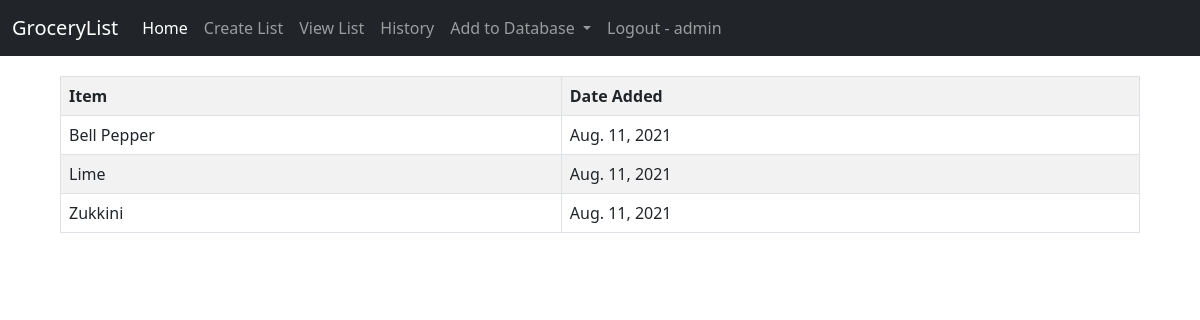
The page /grocery/archived/ (signed in) on the database its author committed.
### grocery/models.py (models this page shows, shortened)
class GroceryListArchive(models.Model):
    user_id = models.IntegerField(null=True)
    item = models.CharField(max_length=255, null=True)
    completed = models.CharField(max_length=255, null=True)
    date = models.DateField(auto_now=True, null=True)

### grocery/views.py (the view)
# urls.py: path('archived/', views.view_archived, name='archive'),
@login_required(login_url='/account/login')
def view_archived(request):
    user_id = request.session['_auth_user_id']
    archived_list = GroceryListArchive.objects.filter(user_id=user_id)
    return render(request, 'archived.html', {'item_list': archived_list})

### grocery/templates/archived.html (shortened to what this page needs)
{% extends 'base.html' %}
{% load static %}
{% block content %}
<link rel="stylesheet" type="text/css" href="{% static 'grocery.css' %}">
<table class="table table-striped table-bordered">
    <tr>
        <th>Item</th>
        <th>Date Added </th>
    </tr>
    {% for i in item_list %}
    <tr>
        <td>
         {{ i.item }}
        </td>
        <td id="date">
            {{ i.date }}
        </td>
    </tr>
{% endfor %}
</table>
{% endblock %}

### templates/base.html (shortened to what this page needs)
<!DOCTYPE html>
<html lang="en">
<head>
  <link href="https://cdn.jsdelivr.net/npm/bootstrap@5.0.2/dist/css/bootstrap.min.css" rel="stylesheet">
</head>
{% load static %}
<link rel="stylesheet" type="text/css" href="{% static 'grocery.css' %}">
<nav class="navbar navbar-expand-lg navbar-dark bg-dark">
  <div class="container-fluid">
    <a class="navbar-brand" href="#">GroceryList</a>
    <div class="collapse navbar-collapse" id="navbarNavDropdown">
      <ul class="navbar-nav">
        <li class="nav-item">
          <a class="nav-link active" aria-current="page" href="/">Home</a>
        </li>
        <li class="nav-item">
          <a class="nav-link" href="{% url 'grocery:create_list' %}">Create List</a>
        </li>
        <li class="nav-item">
          <a class="nav-link" href="{% url 'grocery:list' %}">View List</a>
        </li>
        <li class="nav-item">
          <a class="nav-link" href="{% url 'grocery:archive' %}">History</a>
        </li>
        <li class="nav-item dropdown">
          <a class="nav-link dropdown-toggle" href="#" id="navbarDropdownMenuLink" role="button" data-bs-toggle="dropdown" aria-expanded="false">
            Add to Database
          </a>
        </li>
        {% if user.is_authenticated %}
        <li class="nav-item">
          <a class="nav-link" href="{% url 'user_account:logout' %}">Logout - {{ user }}</a>
        </li>
        {% else %}
        <li class="nav-item">
          <a class="nav-link" href="{% url 'user_account:login' %}">Login</a>
        </li>
        {% endif %}
      </ul>
    </div>
  </div>
</nav>
<body>
  {% block content %}
  {% endblock %}
</body>
</html>

### grocery/static/grocery.css (style rules this page uses)
table { margin: 0 auto; margin-bottom: 10px; width: 200px; max-width: 90%; margin-top: 20px; }

### rows shown on the page
GroceryListArchive: item "Bell Pepper", date "Aug. 11, 2021"
GroceryListArchive: item "Lime", date "Aug. 11, 2021"
GroceryListArchive: item "Zukkini", date "Aug. 11, 2021"

### other values the page prints
{{ user }} "admin"
